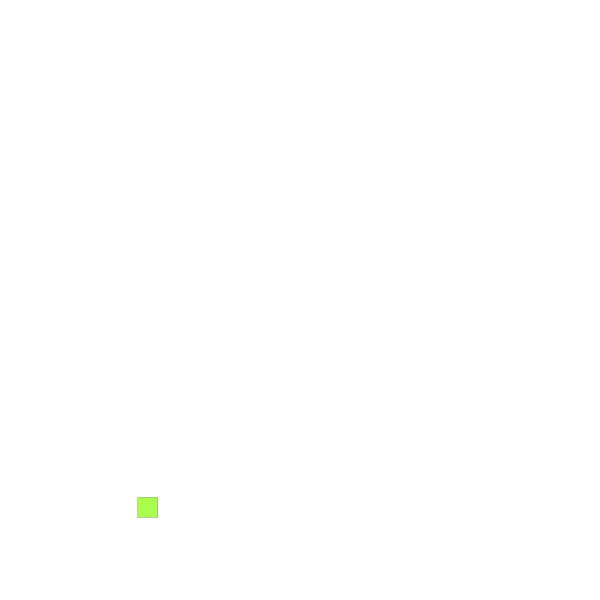
Frame 1 (no input)
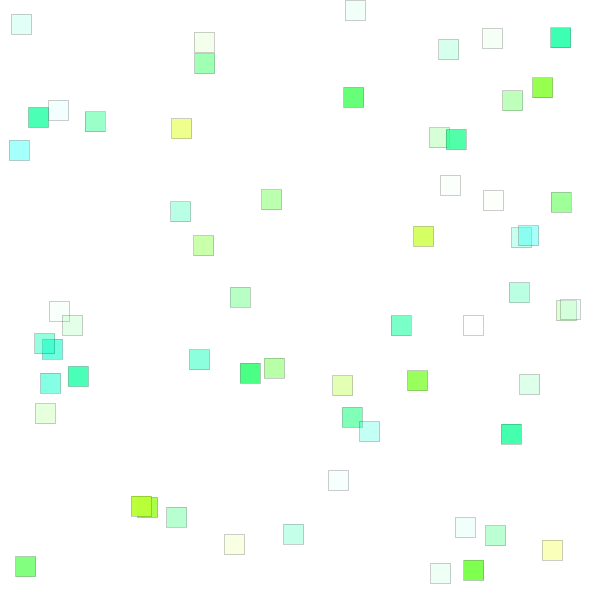
Frame 60 (the mouse pressed at the canvas centre just before this capture)
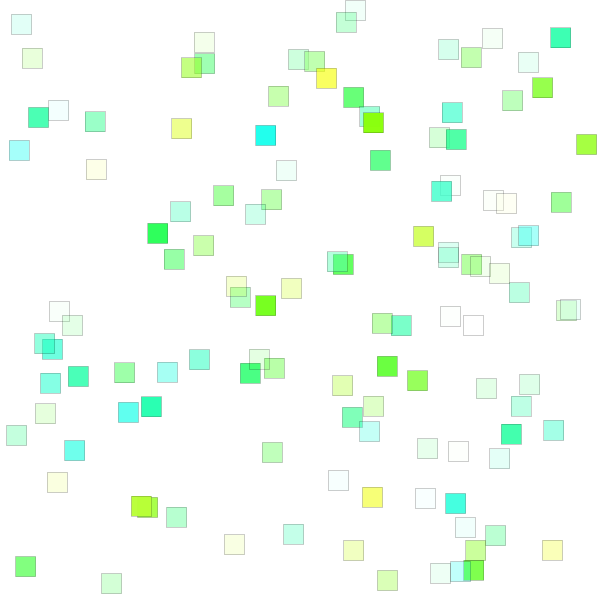
Frame 120 (the mouse held since frame 60 and released just before this capture)

The Processing sketch that drew these frames (run headless with seeded random() and noise(); from frame 60 on, the mouse is pressed at the canvas centre):

// Processing sketch: sketch_190716a
// ── sketch_190716a.pde
void setup(){
  size(600,600);
  background(255);
}
void draw(){
  //noStroke();
  stroke(0,50);
  //fill(random(0,255),random(0,255),random(0,255),random(0,255));
  //fill(255,random(0,255),random(0,255),random(0,255));
  fill(random(0,255),255,random(0,255),random(0,255));
  //fill(random(0,255),random(0,255),255,random(0,255));
  rect(random(0,width-20),random(0,height-20),20,20);
}
